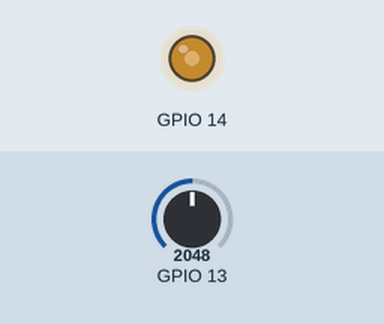
Simulated run of this sketch. Board: ESP32. On the bench: output pins drawn as LEDs (lit = HIGH). The test bench sets the inputs (shaded band); at power-on: GPIO 13 = 2048. What the sketch prints to the serial monitor is not drawn.

Above: at 1.2 s.
1.3 s: GPIO 13 set to 2866
At 2.3 s:
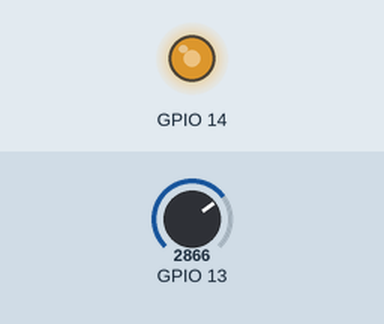
2.8 s: GPIO 13 set to 3603
At 3.5 s:
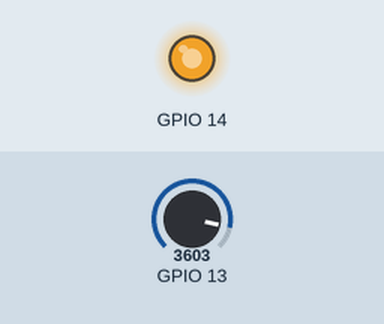
4.3 s: GPIO 13 set to 491
At 4.6 s:
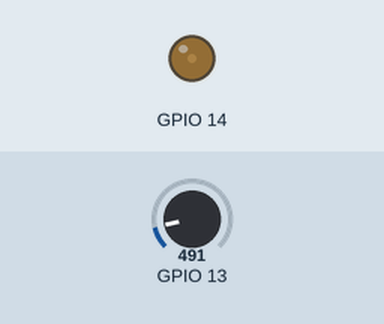
5.8 s: GPIO 13 set to 0
At 6.9 s:
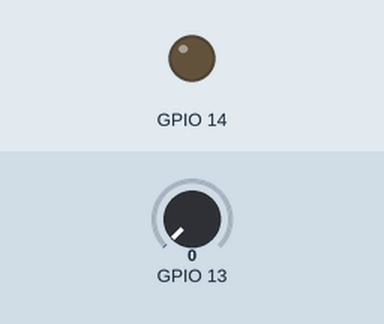
7.3 s: GPIO 13 set to 2047
At 8.1 s:
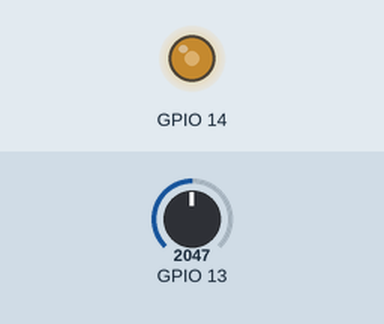
Timing chart, 0 to 9.8 s (numbered marks = the images above; inputs shaded):
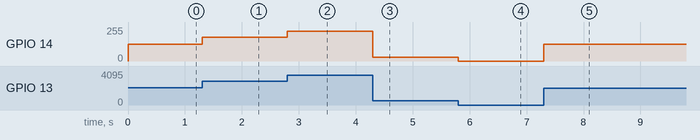

The sketch:

wk3-2_AnalogRead_LED.ino
```cpp
void setup() {
  Serial.begin(115200); //設定傳輸鮑率，跟電腦傳輸資料的頻率
  pinMode(13, INPUT); //設定腳位為輸入用

  ledcSetup(0, 5000, 8);   //頻率5000，頻道0，解析度8;
  ledcAttachPin(14, 0);  //將上述頻道0附加到ledPin腳位14上
}

void loop() {
  int input = analogRead(13);
  int input_map = map(input, 0, 4095, 0, 255);
  Serial.println(input);

  ledcWrite(0, input_map);  //頻道0
}
```

Measured:
- after the input at 1.3 s, GPIO 14: 127/255 → 177/255 at once
- after the input at 2.8 s, GPIO 14: 177/255 → 223/255 at once
- after the input at 4.3 s, GPIO 14: 223/255 → 30/255 at once
- after the input at 5.8 s, GPIO 14: 30/255 → 0/255 at once
- after the input at 7.3 s, GPIO 14: 0/255 → 127/255 at once
